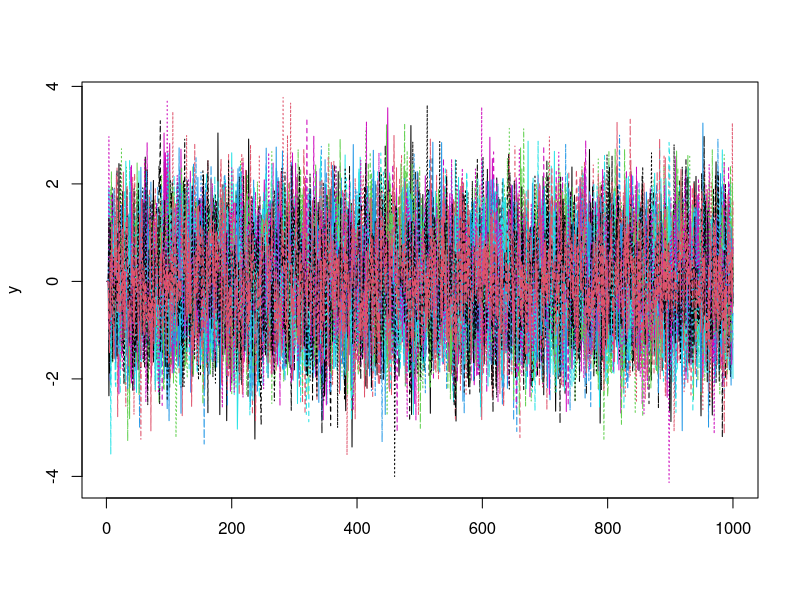

Write R code to recreate this figure. (Note: this script raises an error after producing the figure.)

set.seed(1234)

# parameters
N <- 20
T <- 1000
P <- 3

A <- array(0,dim=c(N,N,P))

A[3,7,1] <- 0.2
A[4,1,1] <- 0.2
A[9,1,2] <- 0.2
A[2,5,3] <- 0.2
A[8,3,3] <- 0.2

y      <- matrix(0,T,N)
mu     <- matrix(0,T,N)
eps    <- matrix(rnorm(T*N),T,N)

for( t in (P+1):T ){
  for( l in 1:P ){
    mu[t,] <- mu[t,] + A[,,l] %*% y[t-l,]
  }
  y[t,] <-  mu[t,] + eps[t,]
}

matplot(y,t='l')

# estimate var
lambda  <- 0.01
system.time( mdl <- nets(y,CN=FALSE,p=P,lambda=lambda*T,verbose=TRUE) )

g.adj.hat <- mdl$g.adj

granger.network.hat <- graph.adjacency( g.adj.hat , mode='directed' )

degree <- degree(granger.network)
V( granger.network )$size <- round( (degree/max(degree))*10+2 )

plot( granger.network.hat , edge.arrow.size=0.25 )
